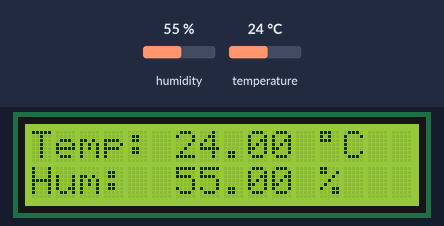
Bench run of a sketch on a simulated Arduino Uno, built with avr-gcc and run on an emulated ATmega328P. Parts: 16×2 character LCD. The test bench sets the inputs (shaded band); at power-on: humidity 55 %, temperature 24 °C. What the sketch prints to the serial monitor is not drawn.

Above: at 2.7 s.
2.8 s: humidity set to 22 %
At 6.6 s:
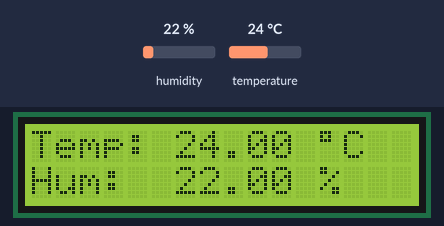
8.2 s: temperature set to 12 °C
At 11.0 s:
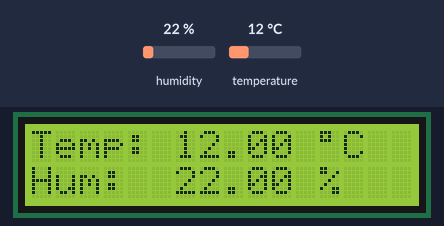
13.6 s: humidity set to 40 %
At 15.4 s:
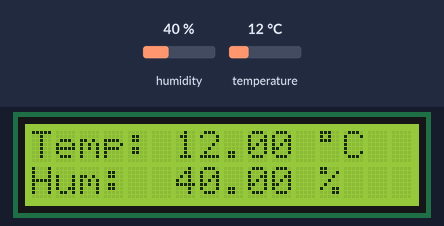
19.0 s: temperature set to 19 °C
At 23.0 s:
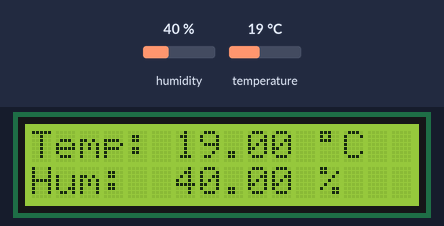
Timing chart, 0 to 24.5 s (numbered marks = the images above; inputs shaded):
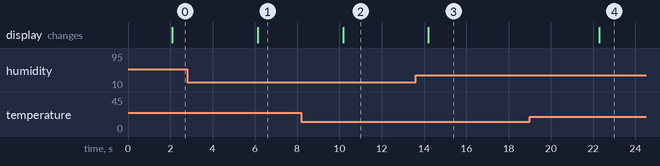

The sketch:

lcd_dht.ino
```cpp
/* How to use the DHT-22 sensor with Arduino uno
   Temperature and humidity sensor
   More info: http://www.ardumotive.com/how-to-use-dht-22-sensor-en.html
   Dev: Michalis Vasilakis // Date: 1/7/2015 // www.ardumotive.com
*/

//Libraries
#include <DHT.h>
#include <Wire.h>
#include <LCD.h>
#include <LiquidCrystal_I2C.h>

//Constants
#define DHTPIN 2     // what pin we're connected to
#define DHTTYPE DHT22   // DHT 22  (AM2302)
DHT dht(DHTPIN, DHTTYPE); //// Initialize DHT sensor for normal 16mhz Arduino

//ALWAYS USE THIS WITH LCD I2C and Addres 0x3F
#define I2C_ADDR 0x27
#define BACKLIGHT_PIN 3
#define En_pin 2
#define Rw_pin 1
#define Rs_pin 0
#define D4_pin 4
#define D5_pin 5
#define D6_pin 6
#define D7_pin 7
LiquidCrystal_I2C lcd(I2C_ADDR,En_pin,Rw_pin,Rs_pin,D4_pin,D5_pin,D6_pin,D7_pin);

//Variables
int chk;
float hum;  //Stores humidity value
float temp; //Stores temperature value

void setup()
{
  Serial.begin(9600);
  dht.begin();
  lcd.begin(16,2);
  lcd.setBacklightPin(BACKLIGHT_PIN,POSITIVE);
  lcd.setBacklight(HIGH);
}

void loop()
{

  delay(2000);
  //Read data and store it to variables hum and temp
  hum = dht.readHumidity();
  temp = dht.readTemperature();
  //Print temp and humidity values to serial monitor
  Serial.print("Humidity: ");
  Serial.print(hum);
  Serial.print(" %, Temp: ");
  Serial.print(temp);
  Serial.println(" Celsius");

  lcd.clear();
  lcd.setCursor(0,0);
  lcd.print("Temp: ");
  lcd.print(temp);
  lcd.print(" ");
  lcd.print((char)223);
  lcd.print("C");
  lcd.setCursor(0,1);
  lcd.print("Hum:  ");
  lcd.print(hum);
  lcd.print(" %");

  delay(2000); //Delay 2 sec.

}
```

Measured:
- after the input at 2.8 s, the display: changes after 3.3 s (image 1)
- after the input at 8.2 s, the display: changes after 2.0 s (image 2)
- after the input at 13.6 s, the display: changes after 0.61 s (image 3)
- after the input at 19.0 s, the display: changes after 3.3 s (image 4)
